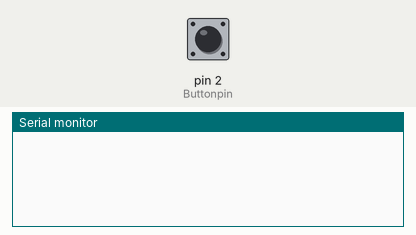
This sketch was run on a simulated Arduino Uno, built with avr-gcc and run on an emulated ATmega328P. Parts: the last lines printed to the serial monitor. The test bench sets the inputs (shaded band); at power-on: pin 2 (Buttonpin) HIGH.

Above: at 1.2 s.
1.3 s: pin 2 (Buttonpin) pulled LOW for 0.15 s
At 2.1 s:
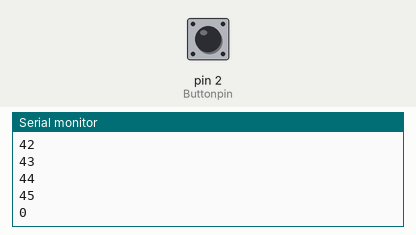
2.9 s: pin 2 (Buttonpin) pulled LOW for 1 s
At 4.5 s:
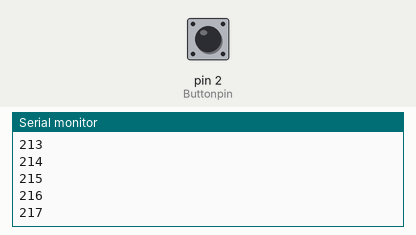
5.4 s: pin 2 (Buttonpin) pulled LOW for 0.15 s
At 6.4 s:
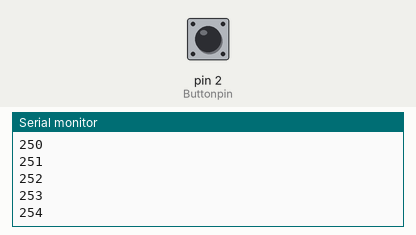
Timing chart, 0 to 8.4 s (numbered marks = the images above; inputs shaded):
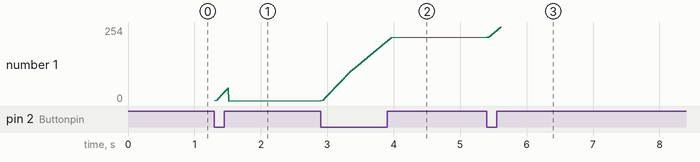

The sketch:

fsm.ino
```cpp
#define Buttonpin 2 //设置按钮为2号口

static int count=0;

//中断处理程序，处理连续的1
void CountContinutionOne(){
  //延迟100毫秒,来区分长击与短击
  delay(100);
  if(LOW==digitalRead(Buttonpin)){
    count++;
    Serial.println(count);
  }else{
    //不是连续的1，将count重新设为0
    count=0;
    Serial.println(count);
  }
}

void setup() {
  // put your setup code here, to run once:
  Serial.begin(9600);
  pinMode(Buttonpin,INPUT);
  //Enable中断管脚, 中断服务程序为CountContinutionOne(), 监视引脚变化,当引脚为LOW即按下按钮时，调用中断程序
  attachInterrupt( digitalPinToInterrupt(Buttonpin), CountContinutionOne, LOW);
}

void loop() {
  // put your main code here, to run repeatedly:
}
```

Measured:
- after the input at 1.3 s, the serial monitor: prints a new line at once (image 1)
- after the input at 2.9 s, the serial monitor: prints a new line after 0.22 s (image 2)
- plotted number 1: 0 → 217 after the input at 2.9 s
